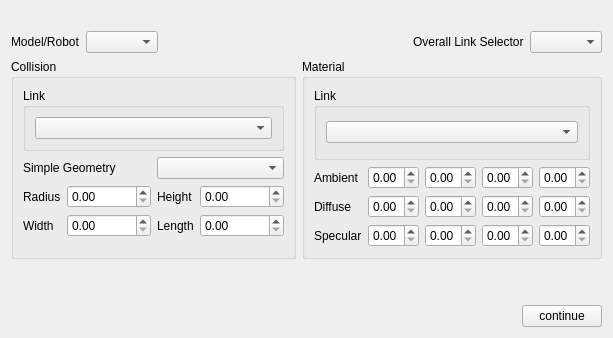
            <widget class="QWidget" name="page_3">
             <layout class="QVBoxLayout" name="verticalLayout_8">
              <item>
               <layout class="QVBoxLayout" name="verticalLayout_11" stretch="0,0,0">
                <item>
                 <widget class="QLabel" name="label">
                  <property name="maximumSize">
                   <size>
                    <width>10000</width>
                    <height>90</height>
                   </size>
                  </property>
                  <property name="text">
                   <string/>
                  </property>
                  <property name="pixmap">
                   <pixmap>C:/Users/darin/Downloads/output-onlinepngtools (1).png</pixmap>
                  </property>
                  <property name="scaledContents">
                   <bool>false</bool>
                  </property>
                 </widget>
                </item>
                <item>
                 <layout class="QGridLayout" name="gridLayout_11">
                  <item row="0" column="0">
                   <layout class="QHBoxLayout" name="horizontalLayout_5">
                    <item>
                     <widget class="QLabel" name="label_3">
                      <property name="text">
                       <string>Model/Robot</string>
                      </property>
                     </widget>
                    </item>
                    <item>
                     <widget class="QComboBox" name="comboBox_4"/>
                    </item>
                    <item>
                     <spacer name="horizontalSpacer_2">
                      <property name="orientation">
                       <enum>Qt::Horizontal</enum>
                      </property>
                      <property name="sizeHint" stdset="0">
                       <size>
                        <width>40</width>
                        <height>20</height>
                       </size>
                      </property>
                     </spacer>
                    </item>
                    <item>
                     <widget class="QLabel" name="label_4">
                      <property name="text">
                       <string>Overall Link Selector</string>
                      </property>
                     </widget>
                    </item>
                    <item>
                     <widget class="QComboBox" name="comboBox_5"/>
                    </item>
                   </layout>
                  </item>
                  <item row="1" column="0">
                   <layout class="QHBoxLayout" name="horizontalLayout_6">
                    <item>
                     <widget class="QGroupBox" name="groupBox_8">
                      <property name="title">
                       <string>Collision</string>
                      </property>
                      <layout class="QVBoxLayout" name="verticalLayout_14">
                       <item>
                        <widget class="QGroupBox" name="groupBox_9">
                         <property name="title">
                          <string>Link</string>
                         </property>
                         <layout class="QGridLayout" name="gridLayout_14">
                          <item row="0" column="0">
                           <widget class="QComboBox" name="comboBox"/>
                          </item>
                         </layout>
                        </widget>
                       </item>
                       <item>
                        <layout class="QHBoxLayout" name="horizontalLayout_7">
                         <item>
                          <widget class="QLabel" name="label_5">
                           <property name="text">
                            <string>Simple Geometry</string>
                           </property>
                          </widget>
                         </item>
                         <item>
                          <widget class="QComboBox" name="comboBox_3"/>
                         </item>
                        </layout>
                       </item>
                       <item>
                        <layout class="QGridLayout" name="gridLayout_16">
                         <property name="bottomMargin">
                          <number>10</number>
                         </property>
                         <item row="0" column="2">
                          <widget class="QLabel" name="label_11">
                           <property name="text">
                            <string>Height</string>
                           </property>
                          </widget>
                         </item>
                         <item row="1" column="2">
                          <widget class="QLabel" name="label_12">
                           <property name="text">
                            <string>Length</string>
                           </property>
                          </widget>
                         </item>
                         <item row="0" column="1">
                          <widget class="QDoubleSpinBox" name="doubleSpinBox_13">
                           <property name="maximum">
                            <double>999999.989999999990687</double>
                           </property>
                          </widget>
                         </item>
                         <item row="1" column="1">
                          <widget class="QDoubleSpinBox" name="doubleSpinBox_14">
                           <property name="maximum">
                            <double>999999.989999999990687</double>
                           </property>
                          </widget>
                         </item>
                         <item row="1" column="0">
                          <widget class="QLabel" name="label_9">
                           <property name="text">
                            <string>Width</string>
                           </property>
                          </widget>
                         </item>
                         <item row="0" column="0">
                          <widget class="QLabel" name="label_7">
                           <property name="text">
                            <string>Radius</string>
                           </property>
                          </widget>
                         </item>
                         <item row="0" column="3">
                          <widget class="QDoubleSpinBox" name="doubleSpinBox_15">
                           <property name="maximum">
                            <double>999999.989999999990687</double>
                           </property>
                          </widget>
                         </item>
                         <item row="1" column="3">
                          <widget class="QDoubleSpinBox" name="doubleSpinBox_16">
                           <property name="maximum">
                            <double>999999.989999999990687</double>
                           </property>
                          </widget>
                         </item>
                        </layout>
                       </item>
                      </layout>
                     </widget>
                    </item>
                    <item>
                     <widget class="QGroupBox" name="groupBox_10">
                      <property name="title">
                       <string>Material</string>
                      </property>
                      <layout class="QVBoxLayout" name="verticalLayout_15">
                       <item>
                        <widget class="QGroupBox" name="groupBox_11">
                         <property name="title">
                          <string>Link</string>
                         </property>
                         <layout class="QGridLayout" name="gridLayout_15">
                          <item row="0" column="0">
                           <widget class="QComboBox" name="comboBox_2"/>
                          </item>
                         </layout>
                        </widget>
                       </item>
                       <item>
                        <layout class="QGridLayout" name="gridLayout_17">
                         <item row="0" column="2">
                          <widget class="QDoubleSpinBox" name="doubleSpinBox_2">
                           <property name="maximum">
                            <double>1.000000000000000</double>
                           </property>
                           <property name="singleStep">
                            <double>0.010000000000000</double>
                           </property>
                          </widget>
                         </item>
                         <item row="0" column="3">
                          <widget class="QDoubleSpinBox" name="doubleSpinBox_3">
                           <property name="maximum">
                            <double>1.000000000000000</double>
                           </property>
                           <property name="singleStep">
                            <double>0.010000000000000</double>
                           </property>
                          </widget>
                         </item>
                         <item row="0" column="1">
                          <widget class="QDoubleSpinBox" name="doubleSpinBox">
                           <property name="maximum">
                            <double>1.000000000000000</double>
                           </property>
                           <property name="singleStep">
                            <double>0.010000000000000</double>
                           </property>
                          </widget>
                         </item>
                         <item row="1" column="0">
                          <widget class="QLabel" name="label_8">
                           <property name="text">
                            <string>Diffuse</string>
                           </property>
                          </widget>
                         </item>
                         <item row="0" column="4">
                          <widget class="QDoubleSpinBox" name="doubleSpinBox_4">
                           <property name="maximum">
                            <double>1.000000000000000</double>
                           </property>
                           <property name="singleStep">
                            <double>0.010000000000000</double>
                           </property>
                          </widget>
                         </item>
                         <item row="0" column="0">
                          <widget class="QLabel" name="label_10">
                           <property name="text">
                            <string>Ambient</string>
                           </property>
                          </widget>
                         </item>
                         <item row="1" column="1">
                          <widget class="QDoubleSpinBox" name="doubleSpinBox_5">
                           <property name="maximum">
                            <double>1.000000000000000</double>
                           </property>
                           <property name="singleStep">
                            <double>0.010000000000000</double>
                           </property>
                          </widget>
                         </item>
                         <item row="1" column="2">
                          <widget class="QDoubleSpinBox" name="doubleSpinBox_6">
                           <property name="maximum">
                            <double>1.000000000000000</double>
                           </property>
                           <property name="singleStep">
                            <double>0.010000000000000</double>
                           </property>
                          </widget>
                         </item>
                         <item row="1" column="3">
                          <widget class="QDoubleSpinBox" name="doubleSpinBox_7">
                           <property name="maximum">
                            <double>1.000000000000000</double>
                           </property>
                           <property name="singleStep">
                            <double>0.010000000000000</double>
                           </property>
                          </widget>
                         </item>
                         <item row="2" column="1">
                          <widget class="QDoubleSpinBox" name="doubleSpinBox_9">
                           <property name="maximum">
                            <double>1.000000000000000</double>
                           </property>
                           <property name="singleStep">
                            <double>0.010000000000000</double>
                           </property>
                          </widget>
                         </item>
                         <item row="2" column="0">
                          <widget class="QLabel" name="label_6">
                           <property name="text">
                            <string>Specular</string>
                           </property>
                          </widget>
                         </item>
                         <item row="1" column="4">
                          <widget class="QDoubleSpinBox" name="doubleSpinBox_8">
                           <property name="maximum">
                            <double>1.000000000000000</double>
                           </property>
                           <property name="singleStep">
                            <double>0.010000000000000</double>
                           </property>
                          </widget>
                         </item>
                         <item row="2" column="2">
                          <widget class="QDoubleSpinBox" name="doubleSpinBox_10">
                           <property name="maximum">
                            <double>1.000000000000000</double>
                           </property>
                           <property name="singleStep">
                            <double>0.010000000000000</double>
                           </property>
                          </widget>
                         </item>
                         <item row="2" column="3">
                          <widget class="QDoubleSpinBox" name="doubleSpinBox_11">
                           <property name="maximum">
                            <double>1.000000000000000</double>
                           </property>
                           <property name="singleStep">
                            <double>0.010000000000000</double>
                           </property>
                          </widget>
                         </item>
                         <item row="2" column="4">
                          <widget class="QDoubleSpinBox" name="doubleSpinBox_12">
                           <property name="maximum">
                            <double>1.000000000000000</double>
                           </property>
                           <property name="singleStep">
                            <double>0.010000000000000</double>
                           </property>
                          </widget>
                         </item>
                        </layout>
                       </item>
                      </layout>
                     </widget>
                    </item>
                   </layout>
                  </item>
                 </layout>
                </item>
                <item>
                 <layout class="QGridLayout" name="gridLayout_10">
                  <item row="1" column="2">
                   <spacer name="horizontalSpacer_4">
                    <property name="orientation">
                     <enum>Qt::Horizontal</enum>
                    </property>
                    <property name="sizeHint" stdset="0">
                     <size>
                      <width>40</width>
                      <height>20</height>
                     </size>
                    </property>
                   </spacer>
                  </item>
                  <item row="0" column="2">
                   <spacer name="verticalSpacer_2">
                    <property name="orientation">
                     <enum>Qt::Vertical</enum>
                    </property>
                    <property name="sizeHint" stdset="0">
                     <size>
                      <width>20</width>
                      <height>40</height>
                     </size>
                    </property>
                   </spacer>
                  </item>
                  <item row="1" column="3">
                   <widget class="QPushButton" name="pushButton_11">
                    <property name="text">
                     <string>continue</string>
                    </property>
                   </widget>
                  </item>
                 </layout>
                </item>
               </layout>
              </item>
             </layout>
            </widget>
